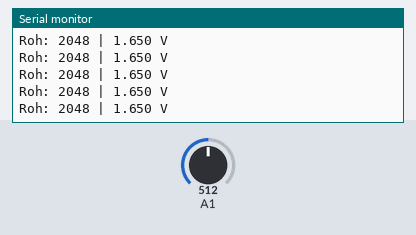
Bench run of a sketch on a simulated Arduino Zero (SAMD21). On the bench: the last lines printed to the serial monitor. Inputs (shaded band) come from the test bench; at power-on: A1 = 512 (analog values on the 0–1023 scale).

Above: at 2.2 s.
2.3 s: A1 set to 263
At 2.57 s:
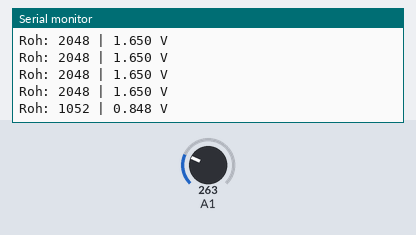
3.8 s: A1 set to 241
At 3.99 s:
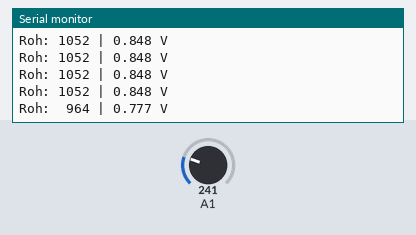
5.7 s: A1 set to 27
At 5.8 s:
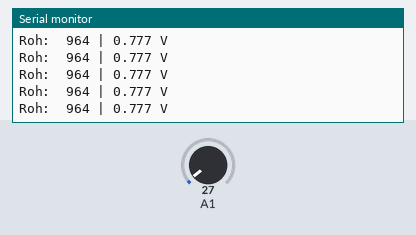
7.2 s: A1 set to 22
At 7.42 s:
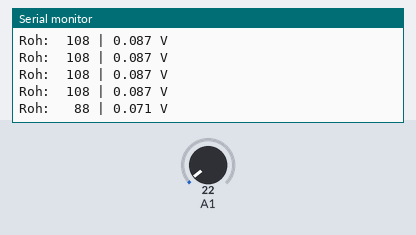

The sketch:

flex_sensor_test.ino
```cpp
#include <Arduino.h>

// Flex-Sensor Test
// GPIO1 (ADC1) — Spannungsteiler: 3.3V -> Flex -> GPIO1 -> 10kOhm -> GND
// ADC-Aufloesung: 12 Bit (0-4095), Referenz: 3.3V

#define FLEX_PIN       1
#define ADC_AUFLOESUNG 4096
#define REFERENZ_V     3.3f
#define MESSUNGEN      16    // Mittelwert ueber N Messungen

uint16_t flex_lesen() {
    uint32_t summe = 0;
    for (uint8_t i = 0; i < MESSUNGEN; i++) {
        summe += analogRead(FLEX_PIN);
    }
    return summe / MESSUNGEN;
}

void setup() {
    Serial.begin(115200);
    delay(1000);

    analogReadResolution(12);

    Serial.println("=== Flex-Sensor Test ===");
    Serial.println("GPIO1 | ADC1 | 10k Pull-Down");
    Serial.println("Sensor bewegen um Wertebereich zu ermitteln.");
    Serial.println("");
}

void loop() {
    uint16_t rohwert = flex_lesen();
    float spannung   = rohwert * REFERENZ_V / ADC_AUFLOESUNG;

    Serial.printf("Roh: %4d | %.3f V\n", rohwert, spannung);
    delay(200);
}
```

Measured:
- the behaviour switches between 250 and 249 on A1 (found by bisection; images 1 and 2)
- the behaviour switches between 25 and 24 on A1 (found by bisection; images 3 and 4)
- after the input at 2.3 s, the serial monitor: prints a new line after 0.12 s (image 1)
- after the input at 3.8 s, the serial monitor: prints a new line at once (image 2)
- after the input at 7.2 s, the serial monitor: prints a new line after 0.06 s (image 4)
